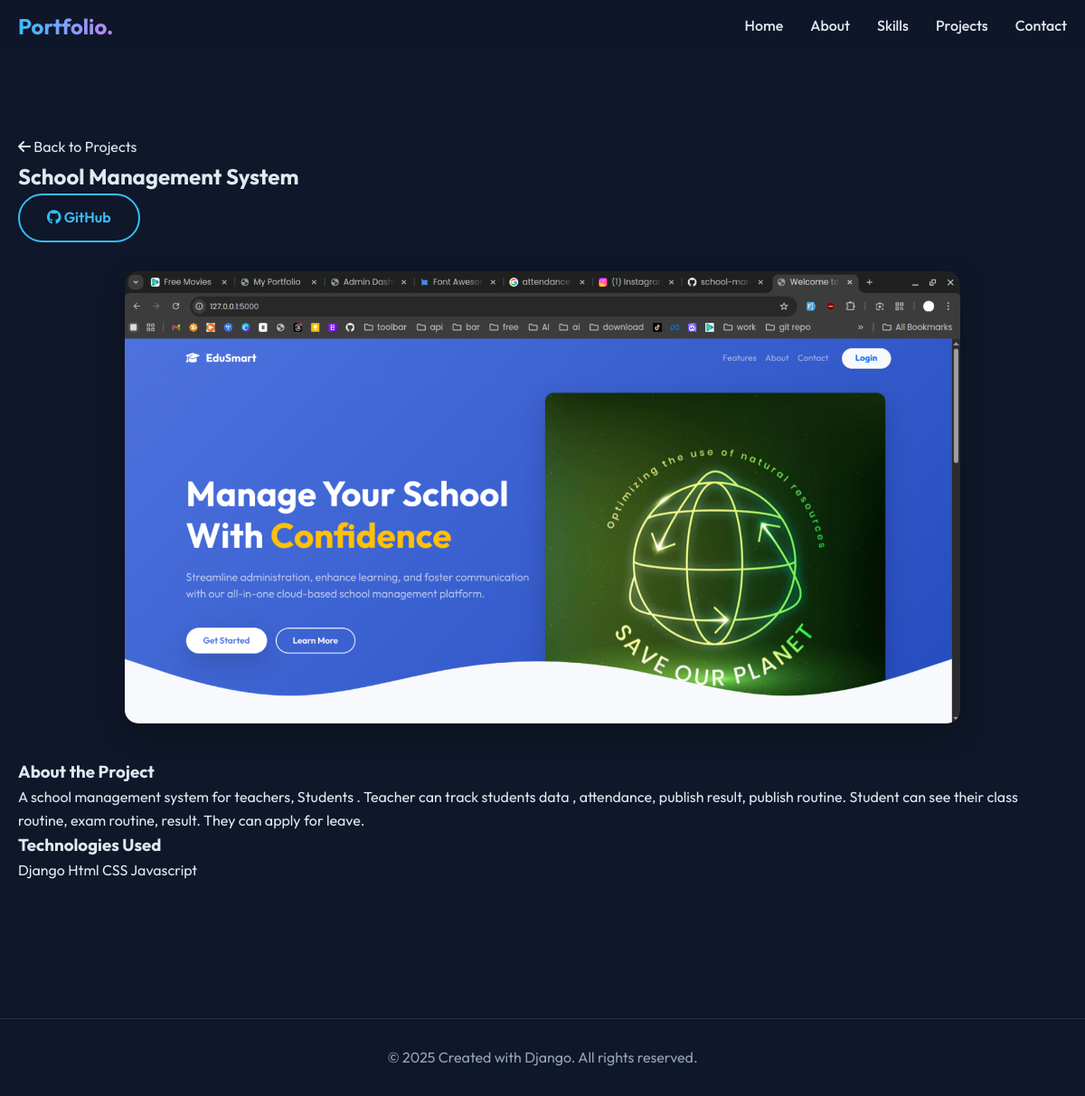
/project/1/, run on the app's committed database.
### portfolio/models.py (models this page shows, shortened)
class Project(models.Model):
    title = models.CharField(max_length=200)
    description = models.TextField()
    image = models.ImageField(upload_to='projects/')
    github_link = models.URLField(blank=True)
    live_link = models.URLField(blank=True)
    technologies = models.ManyToManyField(Skill, blank=True)
    featured = models.BooleanField(default=False)
    created_at = models.DateTimeField(auto_now_add=True)

class Skill(models.Model):
    name = models.CharField(max_length=50)
    proficiency = models.IntegerField(validators=[MinValueValidator(0), MaxValueValidator(100)])
    icon_class = models.CharField(max_length=100, help_text="FontAwesome or RemixIcon class", blank=True)
    image = models.ImageField(upload_to='skills/', blank=True, null=True)

### portfolio/views.py (the view)
# urls.py: path('project/<int:pk>/', project_detail, name='project_detail'),
def project_detail(request, pk):
    project = get_object_or_404(Project, pk=pk)
    return render(request, 'portfolio/project_detail.html', {'project': project})

### portfolio/templates/portfolio/project_detail.html (shortened to what this page needs)
{% extends 'portfolio/base.html' %}
{% block content %}
<section class="project-detail public-project-page">
    <div class="container">
        <a href="{% url 'public_project_list' %}" class="btn-back"><i class="fas fa-arrow-left"></i> Back to Projects</a>
        <div class="detail-header" data-aos="fade-down">
            <h1>{{ project.title }}</h1>
            <div class="detail-links">
                {% if project.github_link %}
                <a href="{{ project.github_link }}" target="_blank" class="btn btn-secondary"><i class="fab fa-github"></i> GitHub</a>
                {% endif %}
            </div>
        </div>
        <div class="detail-image" data-aos="zoom-in">
            <img src="{{ project.image.url }}" alt="{{ project.title }}">
        </div>
        <div class="detail-content" data-aos="fade-up">
            <div class="detail-desc">
                <h3>About the Project</h3>
                <p>{{ project.description }}</p>
            </div>
            <div class="detail-tech">
                <h3>Technologies Used</h3>
                <div class="tech-tags">
                    {% for tech in project.technologies.all %}
                    <span class="tech-tag">{{ tech.name }}</span>
                    {% endfor %}
                </div>
            </div>
        </div>
    </div>
</section>
{% endblock %}

### static/css/styles.css (style rules this page uses)
:root { --bg-color: #0f172a; --text-color: #e2e8f0; --primary-color: #38bdf8; --secondary-color: #818cf8; --accent-color: #c084fc; --glass-bg: rgba(255, 255, 255, 0.05); --glass-border: rgba(255, 255, 255, 0.1); --card-bg: rgba(30, 41, 59, 0.7); --nav-bg: rgba(15, 23, 42, 0.8); }
* { margin: 0; padding: 0; box-sizing: border-box; }
body { font-family: 'Outfit', sans-serif; background-color: var(--bg-color); color: var(--text-color); line-height: 1.6; overflow-x: hidden; }
html { scroll-behavior: smooth; }
.container { max-width: 1200px; margin: 0 auto; padding: 0 20px; }
a { text-decoration: none; color: inherit; transition: all 0.3s ease; }
.btn { display: inline-block; padding: 12px 30px; border-radius: 50px; font-weight: 600; cursor: pointer; transition: transform 0.3s, box-shadow 0.3s; }
.btn-secondary { background: transparent; border: 2px solid var(--primary-color); color: var(--primary-color); }
section { padding: 100px 0; }
.public-project-page { padding-top: 150px; min-height: 100vh; }
.detail-image { width: 100%; margin: 2rem 0; text-align: center; }
.detail-image img { max-width: 100%; max-height: 500px; border-radius: 15px; box-shadow: 0 10px 30px rgba(0, 0, 0, 0.3); object-fit: contain; }

### data on the page
Project: title "School Management System", image (picture), description "A school management system for teachers, Students . Teacher can track students data , attendance, publish result, publish routine. Student can see their class routine, exam routine, result. They can apply for leave."
Skill: name "Django"
Skill: name "Html"
Skill: name "CSS"
Skill: name "Javascript"
